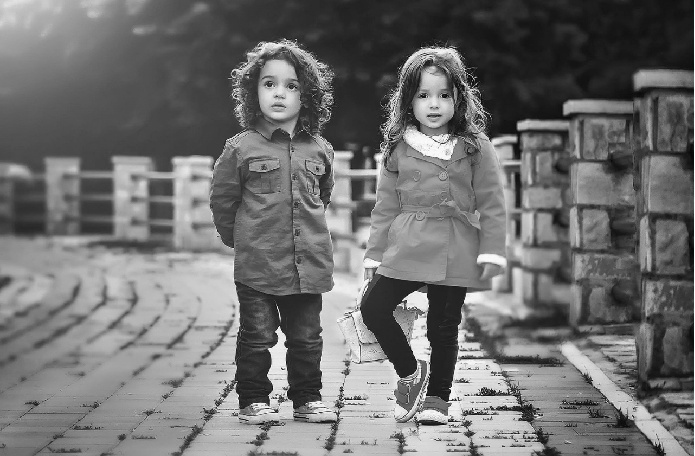
#> input picture images/children.jpg, 695 x 456 px
$ python gray_histogram.py
#> lines starting #> are read from the running program, lines starting #| are printed output that depends on the picture
# 1.导入库
import cv2
import matplotlib.pyplot as plt
import numpy as np

# 方法：显示图片
def show_image(image,title,pos):
    # 顺序转换：BGR TO RGB
    img_RGB = image[:,::-1] # shape : (height, width, channel)
    # 显示标题
    plt.title(title)
    plt.subplot(2,3,pos) # 定位
    plt.imshow(img_RGB)


# 3 方法：显示
def show_histogram(hist, title, pos, color):
    plt.title(title) # 显示标题
    plt.subplot(2,3,pos) # 定位图片
    plt.xlabel("Bins") # 横轴信息
    plt.ylabel("Pixels") # 纵轴信息
    plt.xlim([0,256]) # 范围
    plt.plot(hist, color=color) # 绘制直方图

# 4 主函数 main()
def main():
    # 5. 创建画布
    # 画布大小
    plt.figure(figsize=(15,6))
    # 设置标题形式
    plt.suptitle("Gray Image Histogram", fontsize=14, fontweight="bold")
    # 6 加载图片
    img = cv2.imread("../images/children.jpg")
#> img is the input picture: shape (456, 695, 3); min 1, max 255, mean 111.7
    # 7 灰度转换
    img_gray = cv2.cvtColor(img,cv2.COLOR_BGR2GRAY)
    # 8 计算灰度图的直方图
    hist_img = cv2.calcHist([img_gray],[0],None,[256],[0, 256])
#> hist_img = 256 values, max 2660 at index 80, min 0 at index 0, mean 1238
    # 9 展示灰度直方图
    # 灰度图转换成BGR格式图片
    img_BGR = cv2.cvtColor(img_gray, cv2.COLOR_GRAY2BGR)
    show_image(img_BGR, "BGR image", 1)
#> in show_image, `img_RGB = image[:,::-1]`:
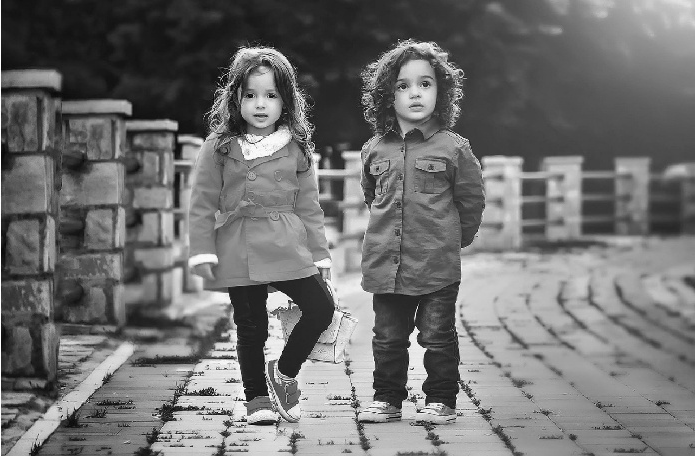
#> img_RGB: shape (456, 695, 3); min 1, max 255, mean 111.7
    show_histogram(hist_img, "gray image histogram", 4, "m")
    plt.show()
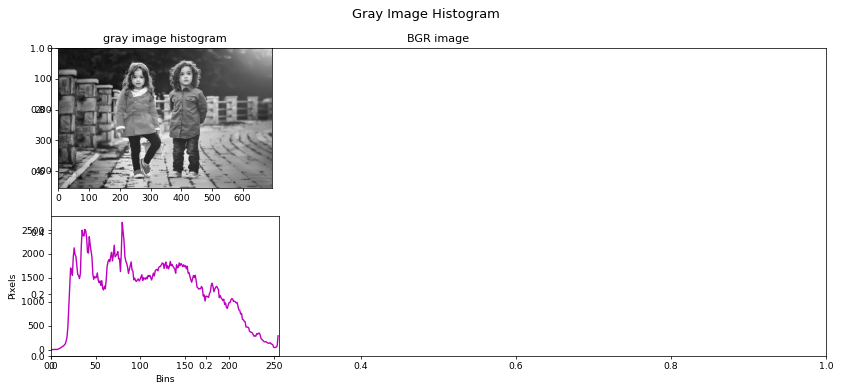
#> figure drawn by matplotlib, 2 panels; panel 2: curve peaks at x = 80, y = 2660

if __name__ == '__main__':
    main()

$ run again, with images/girls.jpg copied over images/children.jpg
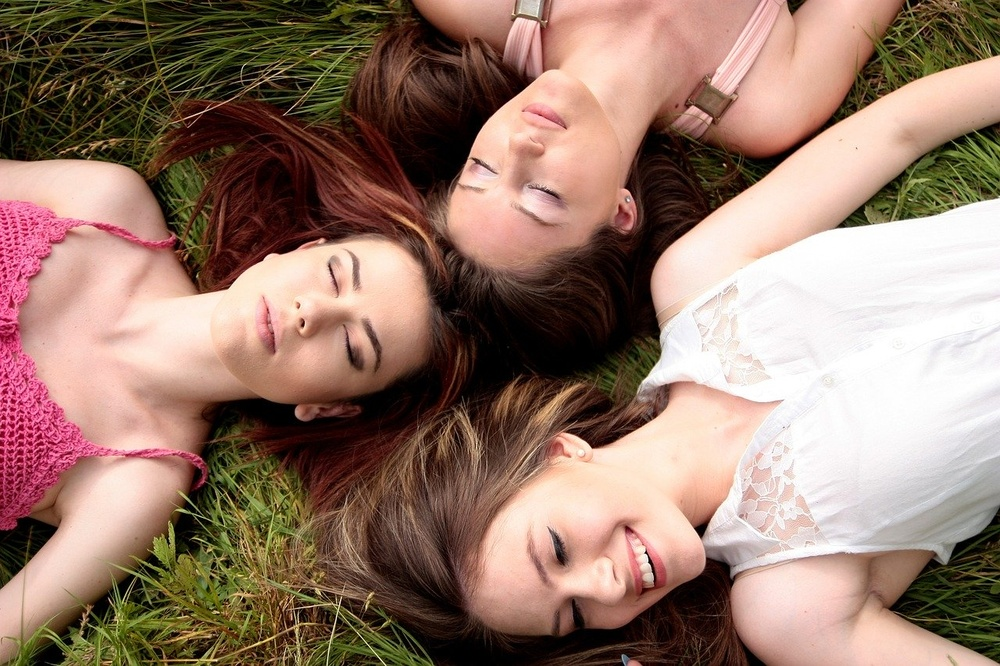
#> input picture images/girls.jpg, 1000 x 666 px, shrunk from 1280 x 853 before the run
#> in main, img is the input picture: shape (666, 1000, 3); mean B, G, R 108.3, 122.2, 150.6
#> in main, `img_gray = cv2.cvtColor(img,cv2.COLOR_BGR2GRAY)`:
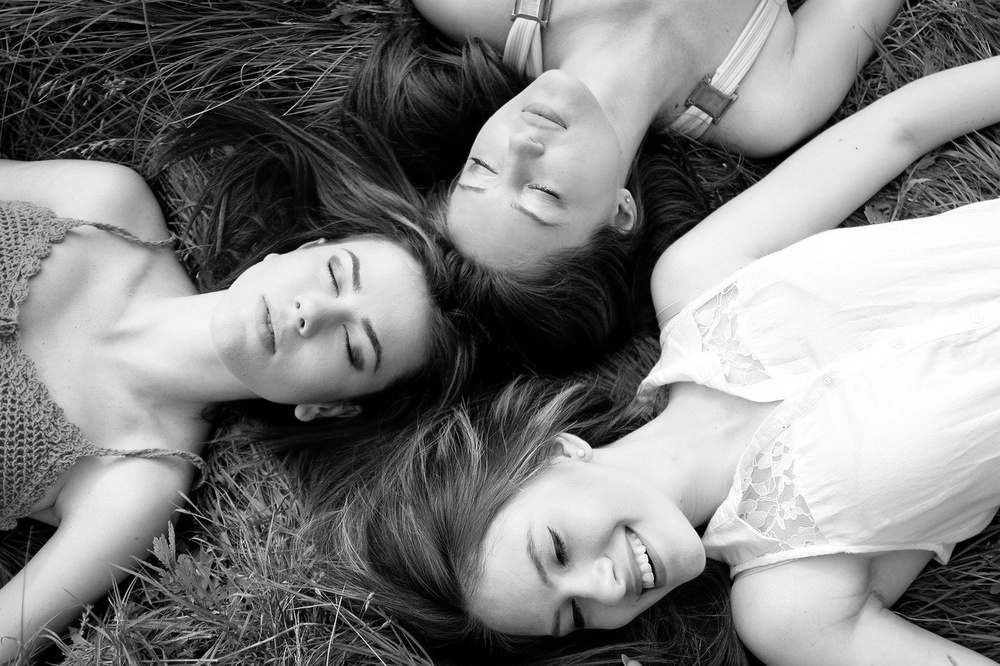
#> img_gray: shape (666, 1000); min 0, max 255, mean 129.1
#> hist_img = 256 values, max 8692 at index 1, min 1298 at index 138, mean 2601.6
#> in main, `plt.show()`:
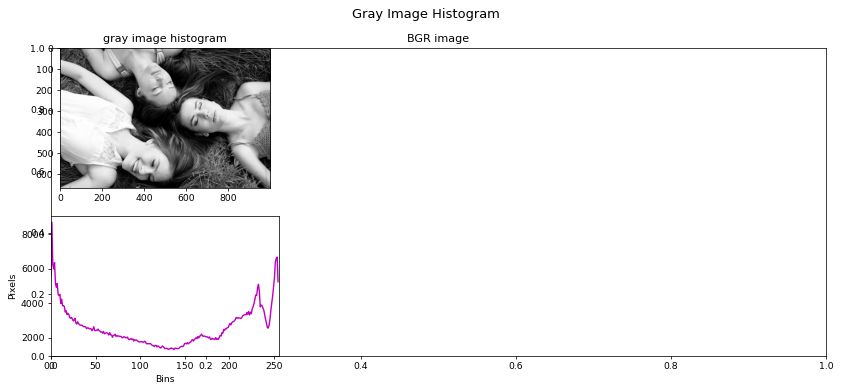
#> figure drawn by matplotlib, 2 panels; panel 2: curve peaks at x = 1, y = 8692
